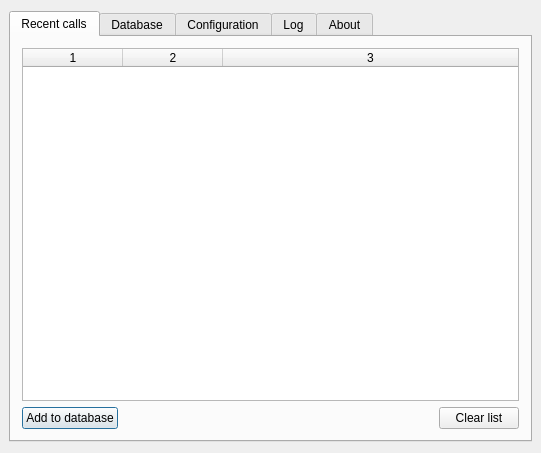
<?xml version="1.0" encoding="UTF-8"?>
<ui version="4.0">
 <class>configWindow</class>
 <widget class="QDialog" name="configWindow">
  <property name="geometry">
   <rect>
    <x>0</x>
    <y>0</y>
    <width>541</width>
    <height>453</height>
   </rect>
  </property>
  <property name="windowTitle">
   <string>Linux Caller Id</string>
  </property>
  <property name="windowIcon">
   <iconset resource="resources.qrc">
    <normaloff>:/res/resources/icon.png</normaloff>:/res/resources/icon.png</iconset>
  </property>
  <layout class="QVBoxLayout" name="verticalLayout">
   <property name="leftMargin">
    <number>0</number>
   </property>
   <property name="rightMargin">
    <number>0</number>
   </property>
   <item>
    <layout class="QHBoxLayout" name="horizontalLayout">
     <property name="leftMargin">
      <number>9</number>
     </property>
     <property name="rightMargin">
      <number>9</number>
     </property>
     <item>
      <widget class="QTabWidget" name="tabWidget">
       <property name="currentIndex">
        <number>0</number>
       </property>
       <widget class="QWidget" name="tab_3">
        <attribute name="icon">
         <iconset resource="resources.qrc">
          <normaloff>:/res/resources/recent.png</normaloff>:/res/resources/recent.png</iconset>
        </attribute>
        <attribute name="title">
         <string>Recent calls</string>
        </attribute>
        <layout class="QVBoxLayout" name="verticalLayout_5">
         <item>
          <widget class="QTableWidget" name="twRecent">
           <property name="editTriggers">
            <set>QAbstractItemView::NoEditTriggers</set>
           </property>
           <property name="selectionMode">
            <enum>QAbstractItemView::SingleSelection</enum>
           </property>
           <property name="selectionBehavior">
            <enum>QAbstractItemView::SelectColumns</enum>
           </property>
           <property name="rowCount">
            <number>0</number>
           </property>
           <property name="columnCount">
            <number>3</number>
           </property>
           <attribute name="horizontalHeaderMinimumSectionSize">
            <number>70</number>
           </attribute>
           <attribute name="horizontalHeaderShowSortIndicator" stdset="0">
            <bool>true</bool>
           </attribute>
           <attribute name="horizontalHeaderStretchLastSection">
            <bool>true</bool>
           </attribute>
           <attribute name="verticalHeaderVisible">
            <bool>false</bool>
           </attribute>
           <column/>
           <column/>
           <column/>
          </widget>
         </item>
         <item>
          <layout class="QHBoxLayout" name="horizontalLayout_4">
           <item>
            <widget class="QPushButton" name="btAddRecent">
             <property name="text">
              <string>Add to database</string>
             </property>
             <property name="icon">
              <iconset resource="resources.qrc">
               <normaloff>:/res/resources/add.png</normaloff>:/res/resources/add.png</iconset>
             </property>
            </widget>
           </item>
           <item>
            <spacer name="horizontalSpacer_3">
             <property name="orientation">
              <enum>Qt::Horizontal</enum>
             </property>
             <property name="sizeHint" stdset="0">
              <size>
               <width>40</width>
               <height>20</height>
              </size>
             </property>
            </spacer>
           </item>
           <item>
            <widget class="QPushButton" name="btClearRecent">
             <property name="text">
              <string>Clear list</string>
             </property>
             <property name="icon">
              <iconset resource="resources.qrc">
               <normaloff>:/res/resources/cancel.png</normaloff>:/res/resources/cancel.png</iconset>
             </property>
            </widget>
           </item>
          </layout>
         </item>
        </layout>
       </widget>
       <widget class="QWidget" name="tab_2">
        <attribute name="icon">
         <iconset resource="resources.qrc">
          <normaloff>:/res/resources/db.png</normaloff>:/res/resources/db.png</iconset>
        </attribute>
        <attribute name="title">
         <string>Database</string>
        </attribute>
        <layout class="QVBoxLayout" name="verticalLayout_3">
         <item>
          <widget class="QTableWidget" name="twDb">
           <property name="editTriggers">
            <set>QAbstractItemView::NoEditTriggers</set>
           </property>
           <property name="alternatingRowColors">
            <bool>true</bool>
           </property>
           <property name="selectionMode">
            <enum>QAbstractItemView::SingleSelection</enum>
           </property>
           <property name="selectionBehavior">
            <enum>QAbstractItemView::SelectRows</enum>
           </property>
           <property name="rowCount">
            <number>0</number>
           </property>
           <property name="columnCount">
            <number>3</number>
           </property>
           <attribute name="horizontalHeaderShowSortIndicator" stdset="0">
            <bool>false</bool>
           </attribute>
           <attribute name="horizontalHeaderStretchLastSection">
            <bool>true</bool>
           </attribute>
           <attribute name="verticalHeaderVisible">
            <bool>false</bool>
           </attribute>
           <column/>
           <column/>
           <column/>
          </widget>
         </item>
         <item>
          <layout class="QHBoxLayout" name="horizontalLayout_3">
           <item>
            <widget class="QPushButton" name="btAddNumber">
             <property name="text">
              <string>Add number</string>
             </property>
             <property name="icon">
              <iconset resource="resources.qrc">
               <normaloff>:/res/resources/add.png</normaloff>:/res/resources/add.png</iconset>
             </property>
            </widget>
           </item>
           <item>
            <widget class="QPushButton" name="btEditNumber">
             <property name="enabled">
              <bool>false</bool>
             </property>
             <property name="text">
              <string>Edit number</string>
             </property>
             <property name="icon">
              <iconset resource="resources.qrc">
               <normaloff>:/res/resources/edit.png</normaloff>:/res/resources/edit.png</iconset>
             </property>
            </widget>
           </item>
           <item>
            <widget class="QPushButton" name="btDeleteNumber">
             <property name="enabled">
              <bool>false</bool>
             </property>
             <property name="text">
              <string>Delete number</string>
             </property>
             <property name="icon">
              <iconset resource="resources.qrc">
               <normaloff>:/res/resources/delete.png</normaloff>:/res/resources/delete.png</iconset>
             </property>
            </widget>
           </item>
          </layout>
         </item>
        </layout>
       </widget>
       <widget class="QWidget" name="tab">
        <attribute name="icon">
         <iconset resource="resources.qrc">
          <normaloff>:/res/resources/config.png</normaloff>:/res/resources/config.png</iconset>
        </attribute>
        <attribute name="title">
         <string>Configuration</string>
        </attribute>
        <layout class="QVBoxLayout" name="verticalLayout_2">
         <item>
          <layout class="QGridLayout" name="gridLayout">
           <item row="0" column="0">
            <widget class="QLabel" name="label">
             <property name="text">
              <string>Port</string>
             </property>
            </widget>
           </item>
           <item row="0" column="1">
            <widget class="QLineEdit" name="lePort">
             <property name="minimumSize">
              <size>
               <width>100</width>
               <height>0</height>
              </size>
             </property>
            </widget>
           </item>
           <item row="0" column="2">
            <widget class="QLabel" name="label_2">
             <property name="text">
              <string>Baud rate</string>
             </property>
            </widget>
           </item>
           <item row="0" column="3">
            <widget class="QComboBox" name="cbBaudRate">
             <property name="minimumSize">
              <size>
               <width>100</width>
               <height>0</height>
              </size>
             </property>
            </widget>
           </item>
           <item row="0" column="4">
            <widget class="QLabel" name="label_3">
             <property name="text">
              <string>Data bits</string>
             </property>
            </widget>
           </item>
           <item row="0" column="5">
            <widget class="QComboBox" name="cbDataBits">
             <property name="minimumSize">
              <size>
               <width>100</width>
               <height>0</height>
              </size>
             </property>
            </widget>
           </item>
           <item row="1" column="0">
            <widget class="QLabel" name="label_4">
             <property name="text">
              <string>Parity</string>
             </property>
            </widget>
           </item>
           <item row="1" column="1">
            <widget class="QComboBox" name="cbParity">
             <property name="minimumSize">
              <size>
               <width>100</width>
               <height>0</height>
              </size>
             </property>
            </widget>
           </item>
           <item row="1" column="2">
            <widget class="QLabel" name="label_5">
             <property name="text">
              <string>Stop bits</string>
             </property>
            </widget>
           </item>
           <item row="1" column="3">
            <widget class="QComboBox" name="cbStopBits">
             <property name="minimumSize">
              <size>
               <width>100</width>
               <height>0</height>
              </size>
             </property>
            </widget>
           </item>
           <item row="1" column="4">
            <widget class="QLabel" name="label_6">
             <property name="text">
              <string>Flow Control</string>
             </property>
            </widget>
           </item>
           <item row="1" column="5">
            <widget class="QComboBox" name="cbFlowControl">
             <property name="minimumSize">
              <size>
               <width>100</width>
               <height>0</height>
              </size>
             </property>
            </widget>
           </item>
          </layout>
         </item>
         <item>
          <layout class="QFormLayout" name="formLayout">
           <item row="0" column="0">
            <widget class="QLabel" name="label_7">
             <property name="text">
              <string>Activate Caller Id Command</string>
             </property>
            </widget>
           </item>
           <item row="0" column="1">
            <widget class="QLineEdit" name="leCallIdCommand"/>
           </item>
           <item row="1" column="0">
            <widget class="QLabel" name="label_9">
             <property name="text">
              <string>Caller Id Variable</string>
             </property>
            </widget>
           </item>
           <item row="1" column="1">
            <widget class="QLineEdit" name="leCallerIdVariable"/>
           </item>
           <item row="2" column="0">
            <widget class="QLabel" name="label_10">
             <property name="text">
              <string>Caller Id Variable Separator</string>
             </property>
            </widget>
           </item>
           <item row="2" column="1">
            <widget class="QLineEdit" name="leCallerIdSeparator"/>
           </item>
           <item row="3" column="0">
            <widget class="QLabel" name="label_11">
             <property name="text">
              <string>Answer command</string>
             </property>
            </widget>
           </item>
           <item row="4" column="0">
            <widget class="QLabel" name="label_12">
             <property name="text">
              <string>Hang up command</string>
             </property>
            </widget>
           </item>
           <item row="3" column="1">
            <widget class="QLineEdit" name="leAnswerCommand"/>
           </item>
           <item row="4" column="1">
            <widget class="QLineEdit" name="leHangupCommand"/>
           </item>
          </layout>
         </item>
         <item>
          <spacer name="verticalSpacer">
           <property name="orientation">
            <enum>Qt::Vertical</enum>
           </property>
           <property name="sizeHint" stdset="0">
            <size>
             <width>20</width>
             <height>40</height>
            </size>
           </property>
          </spacer>
         </item>
         <item>
          <layout class="QHBoxLayout" name="horizontalLayout_2">
           <property name="leftMargin">
            <number>9</number>
           </property>
           <property name="rightMargin">
            <number>9</number>
           </property>
           <item>
            <spacer name="horizontalSpacer">
             <property name="orientation">
              <enum>Qt::Horizontal</enum>
             </property>
             <property name="sizeHint" stdset="0">
              <size>
               <width>40</width>
               <height>20</height>
              </size>
             </property>
            </spacer>
           </item>
           <item>
            <widget class="QPushButton" name="btSave">
             <property name="text">
              <string>Save and run</string>
             </property>
             <property name="icon">
              <iconset resource="resources.qrc">
               <normaloff>:/res/resources/done.png</normaloff>:/res/resources/done.png</iconset>
             </property>
            </widget>
           </item>
           <item>
            <spacer name="horizontalSpacer_2">
             <property name="orientation">
              <enum>Qt::Horizontal</enum>
             </property>
             <property name="sizeHint" stdset="0">
              <size>
               <width>40</width>
               <height>20</height>
              </size>
             </property>
            </spacer>
           </item>
          </layout>
         </item>
        </layout>
       </widget>
       <widget class="QWidget" name="tab_4">
        <attribute name="icon">
         <iconset resource="resources.qrc">
          <normaloff>:/res/resources/log.png</normaloff>:/res/resources/log.png</iconset>
        </attribute>
        <attribute name="title">
         <string>Log</string>
        </attribute>
        <layout class="QVBoxLayout" name="verticalLayout_4">
         <item>
          <widget class="QTextEdit" name="teLog">
           <property name="readOnly">
            <bool>true</bool>
           </property>
          </widget>
         </item>
        </layout>
       </widget>
       <widget class="QWidget" name="tab_5">
        <attribute name="icon">
         <iconset resource="resources.qrc">
          <normaloff>:/res/resources/about.png</normaloff>:/res/resources/about.png</iconset>
        </attribute>
        <attribute name="title">
         <string>About</string>
        </attribute>
        <layout class="QVBoxLayout" name="verticalLayout_6">
         <item>
          <widget class="QLabel" name="label_8">
           <property name="text">
            <string>&lt;!DOCTYPE HTML PUBLIC &quot;-//W3C//DTD HTML 4.0//EN&quot; &quot;http://www.w3.org/TR/REC-html40/strict.dtd&quot;&gt;
&lt;html&gt;&lt;head&gt;&lt;meta name=&quot;qrichtext&quot; content=&quot;1&quot; /&gt;&lt;style type=&quot;text/css&quot;&gt;
p, li { white-space: pre-wrap; }
&lt;/style&gt;&lt;/head&gt;&lt;body style=&quot; font-family:'Sans Serif'; font-size:9pt; font-weight:400; font-style:normal;&quot;&gt;
&lt;table border=&quot;0&quot; style=&quot;-qt-table-type: root; margin-top:4px; margin-bottom:4px; margin-left:4px; margin-right:4px;&quot;&gt;
&lt;tr&gt;
&lt;td style=&quot;border: none;&quot;&gt;
&lt;p align=&quot;center&quot; style=&quot; margin-top:0px; margin-bottom:0px; margin-left:0px; margin-right:0px; -qt-block-indent:0; text-indent:0px;&quot;&gt;&lt;img src=&quot;:/res/resources/icon.png&quot; width=&quot;80&quot; /&gt;&lt;/p&gt;
&lt;p align=&quot;center&quot; style=&quot; margin-top:0px; margin-bottom:0px; margin-left:0px; margin-right:0px; -qt-block-indent:0; text-indent:0px;&quot;&gt;&lt;span style=&quot; font-family:'Ubuntu'; font-size:10pt; font-weight:600;&quot;&gt;Linux Caller ID&lt;/span&gt;&lt;/p&gt;
&lt;p align=&quot;center&quot; style=&quot; margin-top:0px; margin-bottom:0px; margin-left:0px; margin-right:0px; -qt-block-indent:0; text-indent:0px;&quot;&gt;&lt;a href=&quot;https://code.google.com/p/linux-caller-id/&quot;&gt;&lt;span style=&quot; font-family:'Ubuntu'; font-size:10pt; text-decoration: underline; color:#0000ff;&quot;&gt;https://code.google.com/p/linux-caller-id/&lt;/span&gt;&lt;/a&gt;&lt;/p&gt;
&lt;p align=&quot;center&quot; style=&quot; margin-top:0px; margin-bottom:0px; margin-left:0px; margin-right:0px; -qt-block-indent:0; text-indent:0px;&quot;&gt;&lt;span style=&quot; font-family:'Ubuntu'; font-size:10pt;&quot;&gt;v1.1&lt;/span&gt;&lt;/p&gt;
&lt;p align=&quot;center&quot; style=&quot;-qt-paragraph-type:empty; margin-top:0px; margin-bottom:0px; margin-left:0px; margin-right:0px; -qt-block-indent:0; text-indent:0px; font-family:'Ubuntu'; font-size:10pt;&quot;&gt;&lt;br /&gt;&lt;/p&gt;
&lt;p align=&quot;center&quot; style=&quot; margin-top:0px; margin-bottom:0px; margin-left:0px; margin-right:0px; -qt-block-indent:0; text-indent:0px;&quot;&gt;&lt;span style=&quot; font-family:'Ubuntu'; font-size:10pt;&quot;&gt;Code - Álvaro Calleja (&lt;/span&gt;&lt;a href=&quot;mailto:alvaro.calleja@gmail.com&quot;&gt;&lt;span style=&quot; font-family:'Ubuntu'; font-size:10pt; text-decoration: underline; color:#0000ff;&quot;&gt;alvaro.calleja@gmail.com&lt;/span&gt;&lt;/a&gt;&lt;span style=&quot; font-family:'Ubuntu'; font-size:10pt;&quot;&gt;)&lt;/span&gt;&lt;/p&gt;
&lt;p align=&quot;center&quot; style=&quot;-qt-paragraph-type:empty; margin-top:0px; margin-bottom:0px; margin-left:0px; margin-right:0px; -qt-block-indent:0; text-indent:0px; font-family:'Ubuntu'; font-size:10pt;&quot;&gt;&lt;br /&gt;&lt;/p&gt;
&lt;p align=&quot;center&quot; style=&quot; margin-top:0px; margin-bottom:0px; margin-left:0px; margin-right:0px; -qt-block-indent:0; text-indent:0px;&quot;&gt;&lt;span style=&quot; font-family:'Ubuntu'; font-size:10pt;&quot;&gt;This software is free as in free beer and free speech, enjoy!&lt;/span&gt;&lt;/p&gt;
&lt;p align=&quot;center&quot; style=&quot;-qt-paragraph-type:empty; margin-top:0px; margin-bottom:0px; margin-left:0px; margin-right:0px; -qt-block-indent:0; text-indent:0px; font-family:'Ubuntu'; font-size:10pt;&quot;&gt;&lt;br /&gt;&lt;/p&gt;
&lt;p align=&quot;center&quot; style=&quot; margin-top:0px; margin-bottom:0px; margin-left:0px; margin-right:0px; -qt-block-indent:0; text-indent:0px;&quot;&gt;&lt;span style=&quot; font-family:'Ubuntu'; font-size:10pt;&quot;&gt;Uses the QextSerialport library (&lt;/span&gt;&lt;a href=&quot;http://code.google.com/p/qextserialport/&quot;&gt;&lt;span style=&quot; font-family:'Ubuntu'; font-size:10pt; text-decoration: underline; color:#0000ff;&quot;&gt;http://code.google.com/p/qextserialport/&lt;/span&gt;&lt;/a&gt;&lt;span style=&quot; font-family:'Ubuntu'; font-size:10pt;&quot;&gt;)&lt;/span&gt;&lt;/p&gt;
&lt;p align=&quot;center&quot; style=&quot;-qt-paragraph-type:empty; margin-top:0px; margin-bottom:0px; margin-left:0px; margin-right:0px; -qt-block-indent:0; text-indent:0px; font-family:'Ubuntu'; font-size:10pt;&quot;&gt;&lt;br /&gt;&lt;/p&gt;
&lt;p align=&quot;center&quot; style=&quot; margin-top:0px; margin-bottom:0px; margin-left:0px; margin-right:0px; -qt-block-indent:0; text-indent:0px;&quot;&gt;&lt;span style=&quot; font-family:'Ubuntu'; font-size:10pt;&quot;&gt;Icons by Webdesigner Depot (&lt;/span&gt;&lt;a href=&quot;http://www.webdesignerdepot.com/&quot;&gt;&lt;span style=&quot; font-family:'Ubuntu'; font-size:10pt; text-decoration: underline; color:#0000ff;&quot;&gt;http://www.webdesignerdepot.com/&lt;/span&gt;&lt;/a&gt;&lt;span style=&quot; font-family:'Ubuntu'; font-size:10pt;&quot;&gt;)&lt;/span&gt;&lt;/p&gt;
&lt;p align=&quot;center&quot; style=&quot; margin-top:0px; margin-bottom:0px; margin-left:0px; margin-right:0px; -qt-block-indent:0; text-indent:0px;&quot;&gt;&lt;span style=&quot; font-family:'Ubuntu'; font-size:10pt;&quot;&gt;and nuoveXT (&lt;/span&gt;&lt;a href=&quot;http://nuovext.pwsp.net/&quot;&gt;&lt;span style=&quot; font-family:'Ubuntu'; font-size:10pt; text-decoration: underline; color:#0000ff;&quot;&gt;http://nuovext.pwsp.net/&lt;/span&gt;&lt;/a&gt;&lt;span style=&quot; font-family:'Ubuntu'; font-size:10pt;&quot;&gt;)&lt;/span&gt;&lt;/p&gt;&lt;/td&gt;&lt;/tr&gt;&lt;/table&gt;&lt;/body&gt;&lt;/html&gt;</string>
           </property>
           <property name="openExternalLinks">
            <bool>true</bool>
           </property>
          </widget>
         </item>
        </layout>
       </widget>
      </widget>
     </item>
    </layout>
   </item>
  </layout>
 </widget>
 <layoutdefault spacing="6" margin="11"/>
 <resources>
  <include location="resources.qrc"/>
 </resources>
 <connections/>
</ui>
